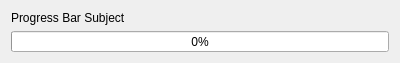
<?xml version="1.0" encoding="UTF-8"?>
<ui version="4.0">
 <class>ProgressDialog</class>
 <widget class="QDialog" name="ProgressDialog">
  <property name="enabled">
   <bool>true</bool>
  </property>
  <property name="geometry">
   <rect>
    <x>0</x>
    <y>0</y>
    <width>400</width>
    <height>63</height>
   </rect>
  </property>
  <property name="sizePolicy">
   <sizepolicy hsizetype="Fixed" vsizetype="Fixed">
    <horstretch>0</horstretch>
    <verstretch>0</verstretch>
   </sizepolicy>
  </property>
  <property name="minimumSize">
   <size>
    <width>400</width>
    <height>63</height>
   </size>
  </property>
  <property name="maximumSize">
   <size>
    <width>400</width>
    <height>63</height>
   </size>
  </property>
  <property name="contextMenuPolicy">
   <enum>Qt::NoContextMenu</enum>
  </property>
  <property name="windowTitle">
   <string>ProgressBarTitle</string>
  </property>
  <layout class="QVBoxLayout" name="verticalLayout">
   <item>
    <widget class="QLabel" name="pgb_label">
     <property name="text">
      <string>Progress Bar Subject</string>
     </property>
    </widget>
   </item>
   <item>
    <widget class="QProgressBar" name="pgb">
     <property name="value">
      <number>0</number>
     </property>
    </widget>
   </item>
  </layout>
 </widget>
 <resources/>
 <connections/>
</ui>
